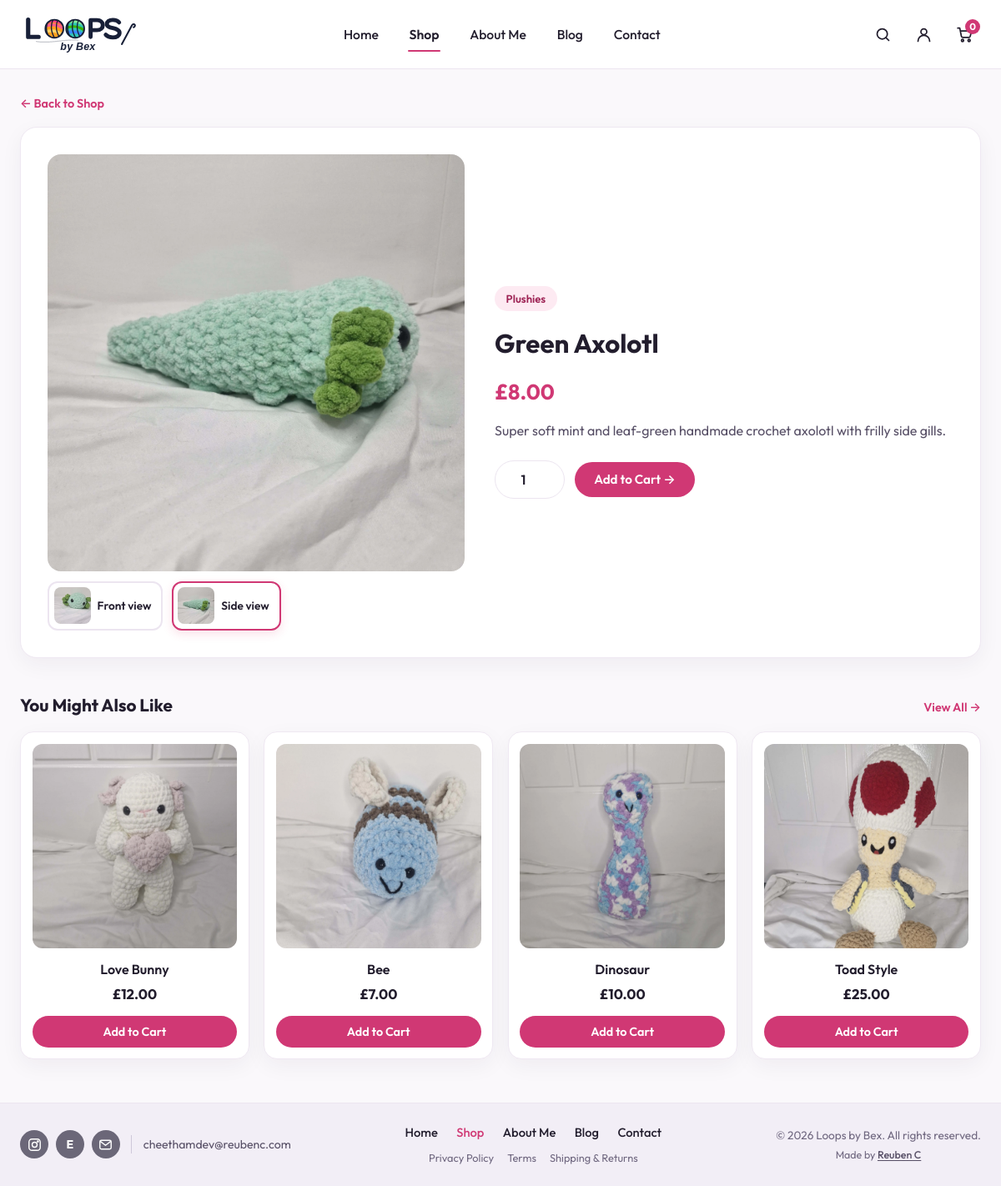
The app's page /product?slug=green-axolotl&view=side with its own data.
### tables this page shows
CREATE TABLE IF NOT EXISTS products (
    id INT UNSIGNED AUTO_INCREMENT PRIMARY KEY,
    slug VARCHAR(120) NOT NULL,
    name VARCHAR(160) NOT NULL,
    category VARCHAR(80) NOT NULL DEFAULT 'Plushies',
    short_description VARCHAR(255) NOT NULL DEFAULT '',
    description TEXT NOT NULL,
    price_pence INT UNSIGNED NOT NULL DEFAULT 0,
    image_path VARCHAR(255) NOT NULL,
    side_image_path VARCHAR(255) NOT NULL DEFAULT '',
    stock_qty INT UNSIGNED NOT NULL DEFAULT 10,
    is_featured_main TINYINT(1) NOT NULL DEFAULT 0,
    is_featured_sidebar TINYINT(1) NOT NULL DEFAULT 0,
    is_active TINYINT(1) NOT NULL DEFAULT 1,
    sort_order INT UNSIGNED NOT NULL DEFAULT 0,
    created_at TIMESTAMP NOT NULL DEFAULT CURRENT_TIMESTAMP,
    UNIQUE KEY uq_products_slug (slug),
    KEY idx_products_active_sort (is_active, sort_order)
);

### includes/catalog.php (called while the page is built, shortened)
<?php
function get_all_products(?PDO $pdo): array
{
    $defaultsBySlug = [];
    foreach (default_placeholder_products() as $item) {
        $defaultsBySlug[$item['slug']] = $item;
    }
    if ($pdo instanceof PDO) {
        try {
            $stmt = $pdo->query(
                "SELECT * FROM products
                 WHERE is_active = 1 AND slug NOT LIKE 'placeholder-%'
                 ORDER BY sort_order ASC, id ASC"
            );
            $rows = $stmt ? $stmt->fetchAll() : [];
            if (!empty($rows)) {
                return array_map(static function (array $row) use ($defaultsBySlug): array {
                    $slug = (string) ($row['slug'] ?? '');
                    $fallbackSide = $defaultsBySlug[$slug]['side_image_path'] ?? '';
                    $row['id'] = (int) $row['id'];
                    $row['price_pence'] = (int) $row['price_pence'];
                    $row['stock_qty'] = (int) $row['stock_qty'];
                    $row['is_featured_main'] = (int) $row['is_featured_main'];
                    $row['is_featured_sidebar'] = (int) $row['is_featured_sidebar'];
                    $row['side_image_path'] = trim((string) ($row['side_image_path'] ?? '')) !== ''
                        ? (string) $row['side_image_path']
                        : $fallbackSide;
                    $row['color_options'] = $defaultsBySlug[$slug]['color_options'] ?? [];
                    return $row;
                }, $rows);
            }
        } catch (PDOException $e) {
            error_log('catalog query fallback: ' . $e->getMessage());
        }
    }
    return default_placeholder_products();
}
function get_product_by_slug(?PDO $pdo, string $slug): ?array
{
    $slug = trim($slug);
    foreach (get_all_products($pdo) as $product) {
        if ($product['slug'] === $slug) {
            return $product;
        }
    }
    return null;
}

### includes/bootstrap.php (called while the page is built, shortened)
<?php
require_once __DIR__ . '/../config.php';
require_once __DIR__ . '/security.php';
if (is_file(__DIR__ . '/catalog.php')) {
    require_once __DIR__ . '/catalog.php';
}
function e(mixed $value): string
{
    return htmlspecialchars((string) $value, ENT_QUOTES | ENT_SUBSTITUTE, 'UTF-8');
}
function format_gbp(int $pence): string
{
    $negative = $pence < 0;
    $abs = abs($pence);
    return ($negative ? '-' : '') . '£' . number_format($abs / 100, 2, '.', ',');
}

### pages/product.php (the view, shortened to what this page needs)
<?php
require_once __DIR__ . '/../includes/bootstrap.php';
$slug = trim((string) ($_GET['slug'] ?? ''));
$product = get_product_by_slug($pdo, $slug);
$sideImage = trim((string) ($product['side_image_path'] ?? ''));
$activeView = (($_GET['view'] ?? '') === 'side' && $sideImage !== '') ? 'side' : 'front';
$initialImage = $activeView === 'side' ? $sideImage : (string) $product['image_path'];
$initialAlt = $activeView === 'side'
    ? $product['name'] . ' — side view'
    : (string) $product['name'];
$related = array_values(array_filter(
    get_all_products($pdo),
    static fn(array $item): bool => $item['slug'] !== $product['slug']
));
$related = array_slice($related, 0, 4);
require_once __DIR__ . '/../partials/header.php';
?>
<main class="site-main" id="main-content">
    <div class="site-container">
        <p style="margin-bottom: 1rem;">
            <a href="/shop" class="text-arrow-link">&larr; Back to Shop</a>
        </p>
        <section class="product-detail-card">
            <div class="product-detail-media-wrap">
                <div class="product-detail-media">
                    <img src="<?php echo e($initialImage); ?>"
                         alt="<?php echo e($initialAlt); ?>"
                         width="600"
                         height="600"
                         data-product-main-img>
                </div>
                <?php if ($sideImage !== ''): ?>
                    <div class="product-thumb-row" role="group" aria-label="Product photo views">
                        <a href="/product?slug=<?php echo urlencode($product['slug']); ?>"
                           class="product-thumb-btn<?php echo $activeView === 'front' ? ' is-active' : ''; ?>"
                           data-product-thumb
                           data-src="<?php echo e($product['image_path']); ?>"
                           data-alt="<?php echo e($product['name']); ?>"
                           aria-pressed="<?php echo $activeView === 'front' ? 'true' : 'false'; ?>">
                            <img src="<?php echo e($product['image_path']); ?>" alt="" width="44" height="44">
                            <span>Front view</span>
                        </a>
                        <a href="/product?slug=<?php echo urlencode($product['slug']); ?>&amp;view=side"
                           class="product-thumb-btn<?php echo $activeView === 'side' ? ' is-active' : ''; ?>"
                           data-product-thumb
                           data-src="<?php echo e($sideImage); ?>"
                           data-alt="<?php echo e($product['name'] . ' — side view'); ?>"
                           aria-pressed="<?php echo $activeView === 'side' ? 'true' : 'false'; ?>">
                            <img src="<?php echo e($sideImage); ?>" alt="" width="44" height="44">
                            <span>Side view</span>
                        </a>
                    </div>
                <?php endif; ?>
            </div>
            <div class="product-detail-info">
                <span class="badge-category"><?php echo e($product['category']); ?></span>
                <h1><?php echo e($product['name']); ?></h1>
                <p class="detail-price"><?php echo e(format_gbp((int) $product['price_pence'])); ?></p>
                <p><?php echo e($product['description']); ?></p>
                <?php if ((int) $product['stock_qty'] > 0): ?>
                    <form action="/cart-action.php" method="POST" class="add-detail-form">
                        <div class="add-detail-controls">
                            <input type="number" id="product-quantity" name="quantity" value="1" min="1" max="<?php echo (int) min(10, (int) $product['stock_qty']); ?>" aria-label="Quantity">
                            <button type="submit" class="btn btn-primary">Add to Cart &rarr;</button>
                        </div>
                    </form>
                <?php else: ?>
                    <p><strong>Out of stock</strong> — message Bex on the <a href="/contact" class="text-arrow-link">Contact page</a> to request one made to order.</p>
                <?php endif; ?>
            </div>
        </section>
        <section class="section-new-arrivals" style="margin-top: 2.5rem;">
            <div class="sidebar-card-header">
                <h2>You Might Also Like</h2>
                <a href="/shop" class="text-arrow-link">View All &rarr;</a>
            </div>
            <div class="product-grid-4">
                <?php foreach ($related as $item): ?>
                    <article class="product-card">
                        <a href="/product?slug=<?php echo urlencode($item['slug']); ?>" class="product-card-media">
                            <img src="<?php echo e($item['image_path']); ?>" alt="<?php echo e($item['name']); ?>" width="320" height="320" loading="lazy">
                        </a>
                        <h3 class="product-card-title">
                            <a href="/product?slug=<?php echo urlencode($item['slug']); ?>"><?php echo e($item['name']); ?></a>
                        </h3>
                        <p class="product-card-price"><?php echo e(format_gbp((int) $item['price_pence'])); ?></p>
                        <form action="/cart-action.php" method="POST" class="product-card-form">
                            <button type="submit" class="btn btn-primary">Add to Cart</button>
                        </form>
                    </article>
                <?php endforeach; ?>
            </div>
        </section>
    </div>
</main>
<?php require_once __DIR__ . '/../partials/footer.php'; ?>

### style/global.css (style rules this page uses)
:root { --font-main: "Outfit", -apple-system, BlinkMacSystemFont, "Segoe UI", sans-serif; --bg-page: #faf8fb; --bg-surface: #ffffff; --bg-footer: #f2eef6; --bg-hero: linear-gradient(135deg, #eae6f4 0%, #e4def1 52%, #ddd5ec 100%); --bg-soft-pink: #fdeaf2; --bg-soft-pink-hover: #f9d6e6; --text-primary: #221d2d; --text-secondary: #574f66; --text-muted: #706880; --brand-pink: #d03874; --brand-pink-hover: #b52b62; --brand-pink-soft-text: #9e2455; --border-subtle: #ece5f0; --border-card: #efe8f2; --shadow-card: 0 8px 26px rgba(45, 25, 60, 0.05); --shadow-hover: 0 12px 28px rgba(208, 56, 116, 0.16); --radius-xl: 20px; --radius-lg: 16px; --radius-md: 12px; --radius-pill: 999px; }
*, *::before, *::after { box-sizing: border-box; margin: 0; padding: 0; }
html { font-size: 16px; scroll-behavior: smooth; }
body.site-body { min-height: 100vh; display: flex; flex-direction: column; font-family: var(--font-main); color: var(--text-primary); background-color: var(--bg-page); line-height: 1.55; -webkit-font-smoothing: antialiased; }
img, svg { max-width: 100%; display: block; }
a { color: inherit; text-decoration: none; }
button, input, select, textarea { font-family: inherit; font-size: 1rem; color: inherit; }
.site-container { width: 100%; max-width: 1320px; margin: 0 auto; padding: 0 1.5rem; }
.site-main { flex: 1; padding: 1.75rem 0 3.25rem; }
.btn { display: inline-flex; align-items: center; justify-content: center; gap: 0.45rem; border: none; border-radius: var(--radius-pill); font-weight: 600; font-size: 0.95rem; padding: 0.72rem 1.45rem; cursor: pointer; transition: transform 0.18s ease, box-shadow 0.18s ease, background-color 0.18s ease, color 0.18s ease; text-decoration: none; white-space: nowrap; }
.btn-primary { background-color: var(--brand-pink); color: #ffffff; }
.text-arrow-link { font-size: 0.9rem; font-weight: 600; color: var(--brand-pink); display: inline-flex; align-items: center; gap: 0.25rem; }

### records on screen
products: side_image_path+name (picture), image_path (picture), side_image_path (picture), category "Plushies", name "Green Axolotl", price_pence "£8.00", description "Super soft mint and leaf-green handmade crochet axolotl with frilly side gills."
products: image_path (picture), name "Love Bunny", price_pence "£12.00"
products: image_path (picture), name "Bee", price_pence "£7.00"
products: image_path (picture), name "Dinosaur", price_pence "£10.00"
products: image_path (picture), name "Toad Style", price_pence "£25.00"

### other values on screen
$item['label'] "Home"
$item['label'] "Shop"
$item['label'] "About Me"
$item['label'] "Blog"
$item['label'] "Contact"
$cartCount "0"
$contactEmail "cheethamdev@reubenc.com"
